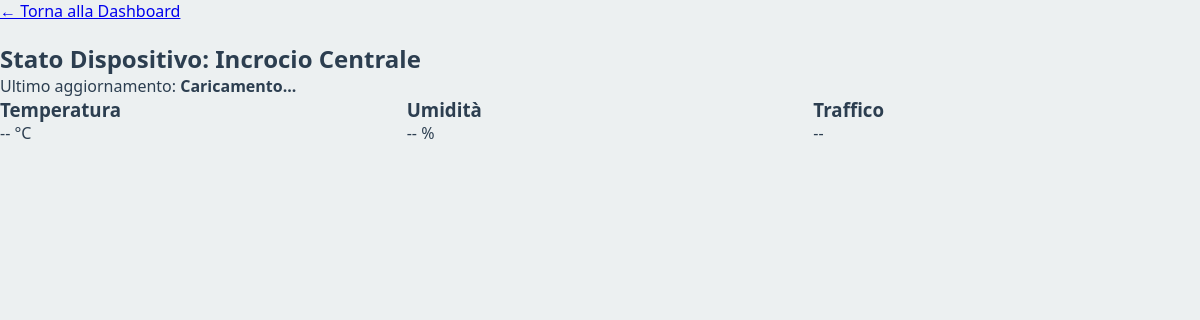
Page /sensori.php?id=1 (signed in) on the earlier database version.
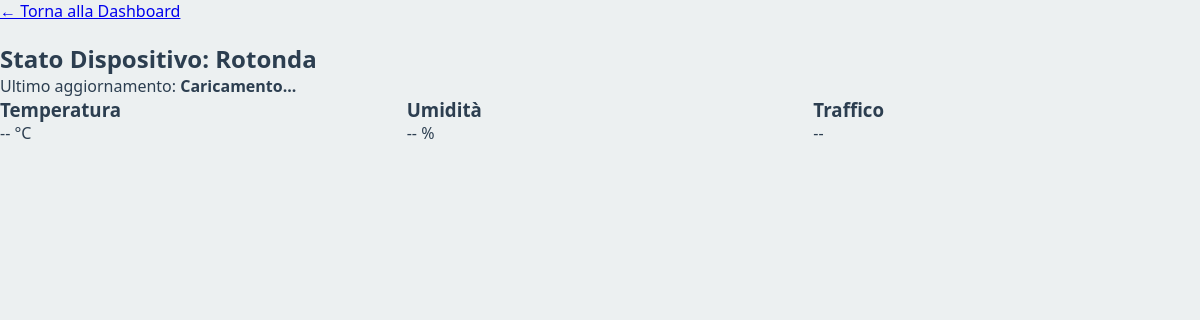
Same page on the later database version.
### tables this page shows
CREATE TABLE IF NOT EXISTS `semafori` (
  `id` bigint(20) NOT NULL AUTO_INCREMENT,
  `codice_seriale` varchar(100) NOT NULL,
  `nome_incrocio` varchar(150) NOT NULL,
  `password` varchar(255) NOT NULL,
  `latitudine` decimal(10,8) DEFAULT NULL,
  `longitudine` decimal(11,8) DEFAULT NULL,
  `creato_at` timestamp NOT NULL DEFAULT current_timestamp(),
  `aggiornato_at` timestamp NOT NULL DEFAULT current_timestamp() ON UPDATE current_timestamp(),
  PRIMARY KEY (`id`),
  UNIQUE KEY `codice_seriale` (`codice_seriale`),
  KEY `idx_seriale` (`codice_seriale`)
);

### sensori.php (the view, shortened to what this page needs)
<?php
require 'db.php';
$semaforo_id = (int)$_GET['id'];
$stmt = $pdo->prepare("SELECT nome_incrocio FROM semafori WHERE id = ?");
$stmt->execute([$semaforo_id]);
$semaforo = $stmt->fetch(PDO::FETCH_ASSOC);
?>
<!DOCTYPE html>
<html lang="it">
<head>
    <link rel="stylesheet" href="style.css">
</head>
<body>
<div class="container">
    <a href="dashboard.php">← Torna alla Dashboard</a>
    <h2 style="margin-top: 20px;">Stato Dispositivo: <?php echo htmlspecialchars($semaforo['nome_incrocio'] ?? 'Sconosciuto'); ?></h2>
    <p>Ultimo aggiornamento: <span id="timestamp" style="font-weight: bold;">Caricamento...</span></p>
    <div class="sensor-grid">
        <div class="sensor-card">
            <h3>Temperatura</h3>
            <span class="valore" id="val_temp">--</span> °C
        </div>
        <div class="sensor-card">
            <h3>Umidità</h3>
            <span class="valore" id="val_umid">--</span> %
        </div>
        <div class="sensor-card">
            <h3>Traffico</h3>
            <span class="valore" id="val_traffico">--</span>
        </div>
    </div>
</div>
</body>
</html>

Differences in the rows shown:
changed semafori: nome_incrocio "Incrocio Centrale" → "Rotonda"
